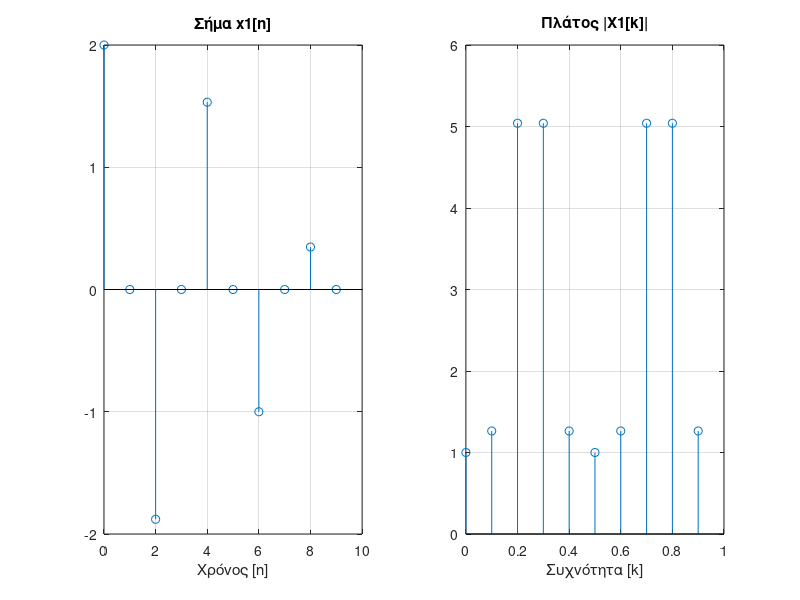
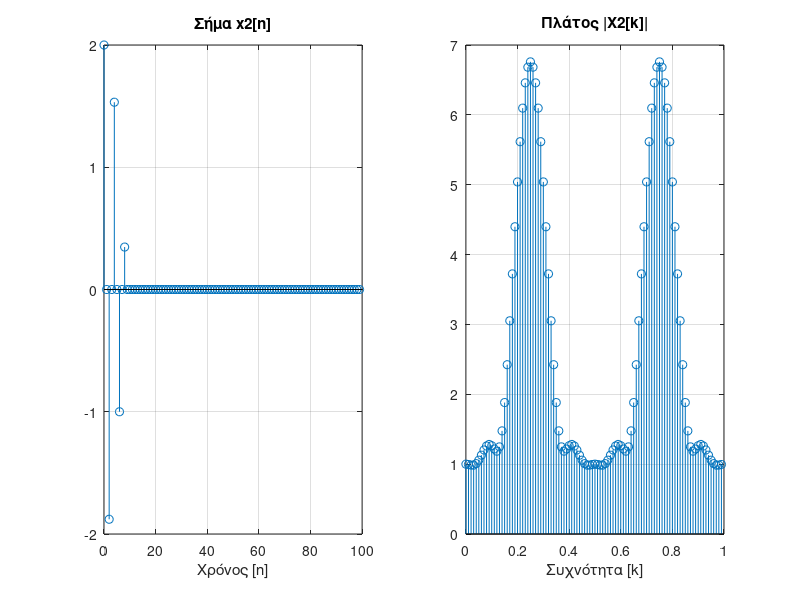
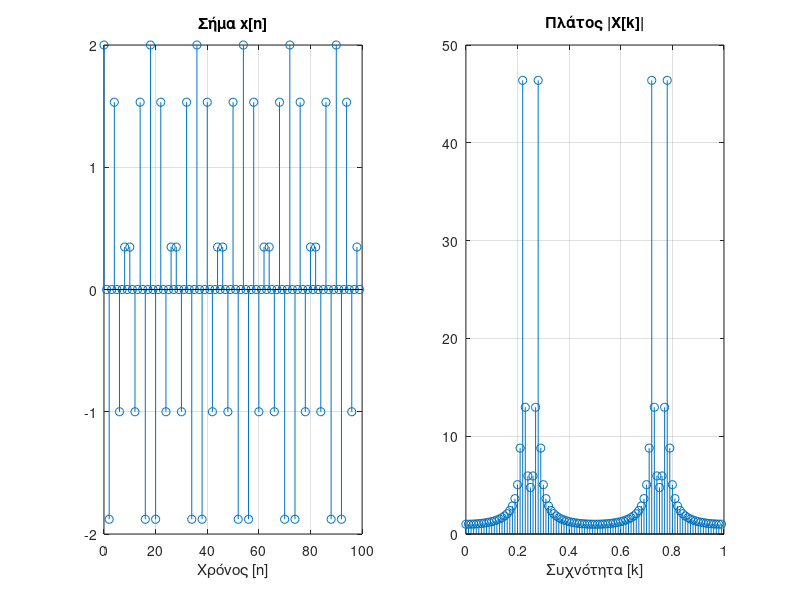

Recreate these plots in MATLAB, in order.
% Example 12.6

N1 = 10; N2 = 100; 					% Ορισμός μήκους DFT
n = [0:1:N2-1]; x = cos(5*pi*n/9) + cos(4*pi*n/9);  	% Δημιουργία σήματος x[n] για 100 σημεία
n1 = [0:1:N1-1]; x1 = x(1:1:10); % Δημιουργία σήματος x1[n] για 10 σημεία
X1 = fft(x1, N1); 		 % Υπολογισμός DFT 10 σημείων
k1 = [0:1:N1-1]; w1 = pi/N1*k1;  % Ορισμός κλιμάκων συχνότητας

% Σχεδιασμός σήματος και φάσματος πλάτους
figure(1); subplot(121); stem(n1, x1); grid;
xlabel('Χρόνος [n]'); title('Σήμα x1[n]'); 
subplot(122); stem(w1/pi, abs(X1)); grid on; xlim([0 1]);
xlabel('Συχνότητα [k]'); title('Πλάτος |X1[k]|'); 

x2 = [x1, zeros(1,N2-N1)]; 		% Δημιουργία σήματος x2[n] για 10 σημεία και 90 μηδενικά
X2 = fft(x2, N2); 			% DFT 100 σημείων με zero padding
k2 = [0:1:N2-1]; w2 = pi/N2*k2; 	% Ορισμός κλιμάκων συχνότητας

% Σχεδιασμός σήματος και φάσματος πλάτους
figure(2); subplot(121); stem(n, x2); grid;
xlabel('Χρόνος [n]'); title('Σήμα x2[n]'); 
subplot(122); stem(w2/pi, abs(X2)); grid on; xlim([0 1]);
xlabel('Συχνότητα [k]'); title('Πλάτος |X2[k]|'); 

% Υπολογισμός DFT 100 σημείων με πραγματικά δείγματα
X = fft(x, N2);

% Σχεδιασμός σήματος και φάσματος πλάτους
figure(3); subplot(121); stem(n, x); grid;
xlabel('Χρόνος [n]'); title('Σήμα x[n]'); 
subplot(122); stem(w2/pi, abs(X)); grid on; xlim([0 1]);
xlabel('Συχνότητα [k]'); title('Πλάτος |X[k]|');